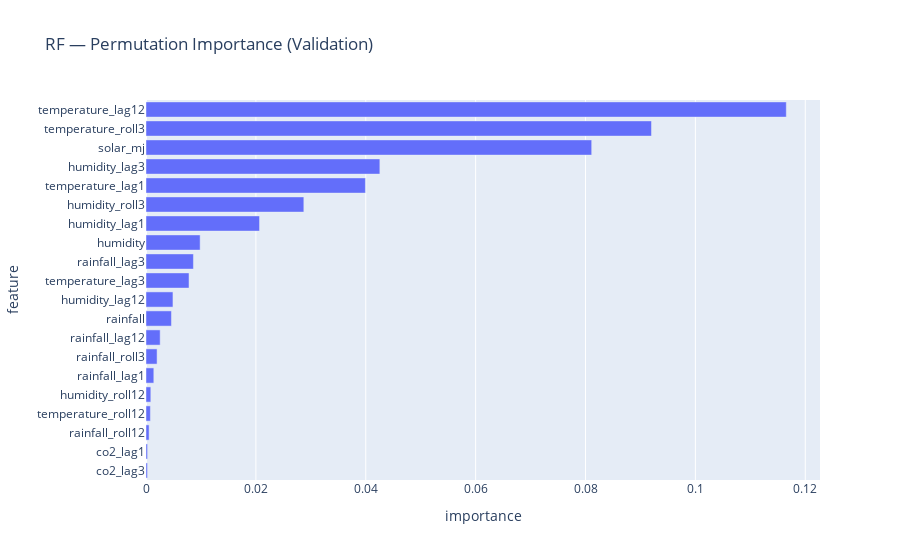

Notebook source saved alongside this figure:
### Code cell
# Permutation Importance (on validation slice)
perm = permutation_importance(rf_final, X_val, y_val, n_repeats=10, random_state=SEED, n_jobs=-1)
perm_df = pd.DataFrame({"feature": X_val.columns, "importance": perm.importances_mean}) \
            .sort_values("importance", ascending=False)

fig = px.bar(perm_df.head(20), x="importance", y="feature", orientation="h",
             title="RF — Permutation Importance (Validation)")
fig.update_layout(yaxis={'categoryorder':'total ascending'})
fig.show()

# SHAP (TreeExplainer)
explainer = shap.TreeExplainer(rf_final)
# Use a small background sample for speed
bg = shap.sample(X_trval, 100, random_state=SEED)
shap_values = explainer(bg)

shap.plots.beeswarm(shap_values, max_display=20)  # static matplotlib output

### Figure 1 — Plotly figure (JSON) as saved in the notebook; plotly's stock layout.template omitted (floating-point values rounded to 4 significant figures)
{"data": [{"hovertemplate": "importance=%{x}<br>feature=%{y}<extra></extra>", "legendgroup": "", "marker": {"color": "#636efa", "pattern": {"shape": ""}}, "name": "", "orientation": "h", "showlegend": false, "textposition": "auto", "x": [0.1165, 0.09201, 0.08113, 0.04257, 0.03994, 0.02873, 0.02067, 0.009854, 0.008633, 0.00783, 0.004907, 0.00463, 0.002578, 0.002017, 0.001423, 0.000878, 0.000798, 0.0005634, 0.0002836, 0.0002676], "xaxis": "x", "y": ["temperature_lag12", "temperature_roll3", "solar_mj", "humidity_lag3", "temperature_lag1", "humidity_roll3", "humidity_lag1", "humidity", "rainfall_lag3", "temperature_lag3", "humidity_lag12", "rainfall", "rainfall_lag12", "rainfall_roll3", "rainfall_lag1", "humidity_roll12", "temperature_roll12", "rainfall_roll12", "co2_lag1", "co2_lag3"], "yaxis": "y", "type": "bar"}], "layout": {"xaxis": {"anchor": "y", "domain": [0.0, 1.0], "title": {"text": "importance"}}, "yaxis": {"anchor": "x", "domain": [0.0, 1.0], "title": {"text": "feature"}, "categoryorder": "total ascending"}, "legend": {"tracegroupgap": 0}, "title": {"text": "RF — Permutation Importance (Validation)"}, "barmode": "relative"}}
